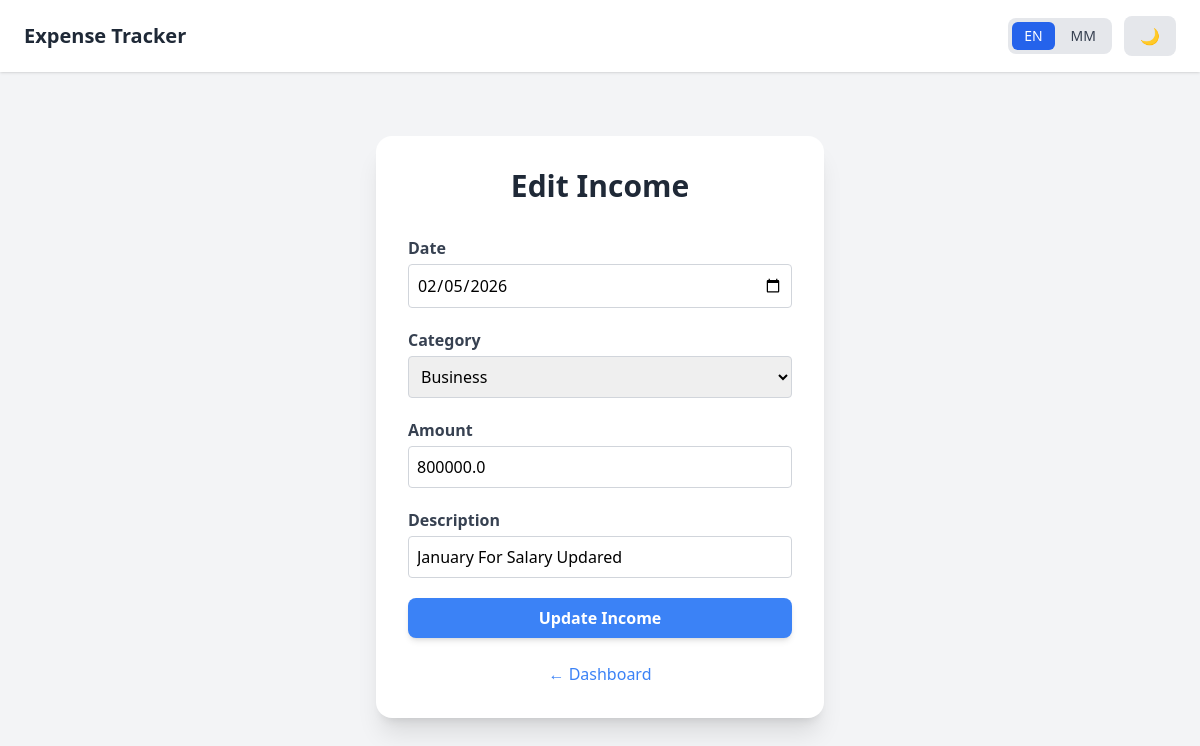
/edit_income/17 (signed in), run on the app's committed database.
### tables this page shows
CREATE TABLE income(
        id INTEGER PRIMARY KEY AUTOINCREMENT,
        user_id INTEGER,
        date TEXT,
        category TEXT,
        amount REAL,
        description TEXT,
        FOREIGN KEY(user_id) REFERENCES users(id)
    );

### app.py (the view, shortened to what this page needs)
@app.route("/edit_income/<int:income_id>", methods=["GET","POST"])
def edit_income(income_id):
    if "user_id" not in session:
        return redirect(url_for("login"))
    conn = sqlite3.connect(DB_NAME)
    cursor = conn.cursor()
    cursor.execute("""
        SELECT date, category, amount, description
        FROM income
        WHERE id=? AND user_id=?
    """, (income_id, session["user_id"]))
    record = cursor.fetchone()
    conn.close()
    if not record:
        flash("Record not found!", "danger")
        return redirect(url_for("dashboard"))
    return render_template(
        "income_form.html",
         record=record,
         mode="edit",
        categories=INCOME_CATEGORIES,
    )

### app.py (called while the page is built, shortened)
def t(key, is_user_data=False):
    lang = session.get('language', 'en')
    if is_user_data and key:
        if lang == 'mm':
            try:
                return translator.translate(key, dest='my').text
            except:
                return key
        return key
    translated = LANGUAGES.get(lang, LANGUAGES['en']).get(key)
    if translated:
        return translated

@app.context_processor
def inject_translate():
    return dict(t=t)

### templates/income_form.html (shortened to what this page needs)
{% extends "base.html" %}
{% block content %}
<div class="max-w-md mx-auto mt-12 bg-white p-8 rounded-2xl shadow-xl">
  <h1 class="text-3xl font-extrabold text-center text-gray-800 mb-8">
    {% if mode|default('add') == "edit" %}
      {{ t("edit_income_title") }}
    {% else %}
      {{ t("add_income_title") }}
    {% endif %}
  </h1>
  <form method="POST" class="space-y-5">
    <div class="flex flex-col">
      <label class="text-gray-700 font-semibold mb-1">{{ t("date") }}</label>
      <input type="date" name="date"
        value="{% if mode == 'edit' %}{{ record[0] }}{% else %}{{ current_date }}{% endif %}"
        class="p-2 border border-gray-300 rounded focus:outline-none focus:ring-2 focus:ring-green-400">
    </div>
    <div class="flex flex-col">
      <label class="text-gray-700 font-semibold mb-1">{{ t("category") }}</label>
      <select name="category"
        class="p-2 border border-gray-300 rounded focus:outline-none focus:ring-2 focus:ring-green-400">
        {% for cat in categories %}
          <option value="{{ cat }}"
            {% if mode == "edit" and record[1] == cat %}selected{% endif %}>
            {{ t(cat) }} </option>
        {% endfor %}
      </select>
    </div>
    <div class="flex flex-col">
      <label class="text-gray-700 font-semibold mb-1">{{ t("amount") }}</label>
      <input type="number" step="0.01" name="amount"
        value="{% if mode == 'edit' %}{{ record[2] }}{% endif %}"
        placeholder="{{ t('amount_placeholder') }}"
        class="p-2 border border-gray-300 rounded focus:outline-none focus:ring-2 focus:ring-green-400">
    </div>
    <div class="flex flex-col">
      <label class="text-gray-700 font-semibold mb-1">{{ t("description") }}</label>
      <input type="text" name="description"
        value="{% if mode == 'edit' and record %}{{ t(record[3], is_user_data=True) }}{% endif %}"
        placeholder="{{ t('description_placeholder') }}"
        class="p-2 border border-gray-300 rounded focus:outline-none focus:ring-2 focus:ring-green-400">
    </div>
    <button type="submit"
      class="w-full py-2 rounded-lg font-semibold text-white shadow-md
      {% if mode == 'edit' %}bg-blue-500 hover:bg-blue-600{% else %}bg-green-500 hover:bg-green-600{% endif %} transition-colors">
      {% if mode == "edit" %}
        {{ t("update_income_btn") }}
      {% else %}
        {{ t("add_income_btn") }}
      {% endif %}
    </button>
  </form>
  <p class="mt-6 text-center">
    <a href="{{ url_for('dashboard') }}"
       class="text-blue-500 hover:text-blue-700 font-medium transition-colors">
       ← {{ t("back_dashboard") }}
    </a>
  </p>
</div>
{% endblock %}

### data on the page
income: date "02/05/2026", category "Business", amount "800000.0", description "January For Salary Updared"

### other printed values
{{ t("app_title") }} "Expense Tracker"
{{ t("edit_income_title") }} "Edit Income"
{{ t("date") }} "Date"
{{ t("category") }} "Category"
{{ t("amount") }} "Amount"
{{ t("description") }} "Description"
{{ t("update_income_btn") }} "Update Income"
{{ t("back_dashboard") }} "Dashboard"
